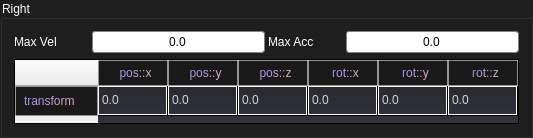
            <widget class="QGroupBox" name="right_bais_transform">
             <property name="sizePolicy">
              <sizepolicy hsizetype="Minimum" vsizetype="Preferred">
               <horstretch>0</horstretch>
               <verstretch>0</verstretch>
              </sizepolicy>
             </property>
             <property name="styleSheet">
              <string notr="true">QGroupBox{
	color:white;
	font: 12pt &quot;Sitka&quot;;
	background-color: rgb(30, 30, 30);    
}

</string>
             </property>
             <property name="title">
              <string>Right</string>
             </property>
             <layout class="QVBoxLayout" name="verticalLayout_8">
              <item>
               <layout class="QHBoxLayout" name="spline_val_config_layout_3" stretch="0,0">
                <property name="spacing">
                 <number>3</number>
                </property>
                <property name="sizeConstraint">
                 <enum>QLayout::SetNoConstraint</enum>
                </property>
                <item>
                 <layout class="QHBoxLayout" name="spline_vel_layout_3" stretch="0,0">
                  <property name="spacing">
                   <number>3</number>
                  </property>
                  <property name="sizeConstraint">
                   <enum>QLayout::SetNoConstraint</enum>
                  </property>
                  <item>
                   <widget class="QLabel" name="spline_vel_text_3">
                    <property name="minimumSize">
                     <size>
                      <width>75</width>
                      <height>0</height>
                     </size>
                    </property>
                    <property name="sizeIncrement">
                     <size>
                      <width>75</width>
                      <height>0</height>
                     </size>
                    </property>
                    <property name="styleSheet">
                     <string notr="true">QLabel{
	color:white;
	font: 12pt &quot;Sitka&quot;;
	background-color: rgb(30, 30, 30);
	border: none;
    border-radius: 0px;
}
</string>
                    </property>
                    <property name="text">
                     <string>Max Vel</string>
                    </property>
                   </widget>
                  </item>
                  <item>
                   <widget class="QLineEdit" name="sync_vel_val_right">
                    <property name="minimumSize">
                     <size>
                      <width>0</width>
                      <height>22</height>
                     </size>
                    </property>
                    <property name="styleSheet">
                     <string notr="true">QLineEdit{
font:  9pt &quot;Cascadia Code&quot;;
color: black;
background: qlineargradient(x1: 0, y1: 0, x2: 0, y2: 1,
                                 stop: 0 #E1E1E1, stop: 0.4 #DDDDDD,
                                 stop: 0.5 #D8D8D8, stop: 1.0 #D3D3D3);
border: 1px solid gray;
border-radius: 3px;
}</string>
                    </property>
                    <property name="text">
                     <string>0.0</string>
                    </property>
                    <property name="alignment">
                     <set>Qt::AlignCenter</set>
                    </property>
                   </widget>
                  </item>
                 </layout>
                </item>
                <item>
                 <layout class="QHBoxLayout" name="spline_acc_layout_3" stretch="0,0">
                  <property name="spacing">
                   <number>3</number>
                  </property>
                  <property name="sizeConstraint">
                   <enum>QLayout::SetNoConstraint</enum>
                  </property>
                  <item>
                   <widget class="QLabel" name="spline_acc_text_3">
                    <property name="minimumSize">
                     <size>
                      <width>75</width>
                      <height>0</height>
                     </size>
                    </property>
                    <property name="sizeIncrement">
                     <size>
                      <width>75</width>
                      <height>0</height>
                     </size>
                    </property>
                    <property name="styleSheet">
                     <string notr="true">QLabel{
	color:white;
	font: 12pt &quot;Sitka&quot;;
	background-color: rgb(30, 30, 30);
	border: none;
    border-radius: 0px;
}
</string>
                    </property>
                    <property name="text">
                     <string>Max Acc</string>
                    </property>
                   </widget>
                  </item>
                  <item>
                   <widget class="QLineEdit" name="sync_acc_val_right">
                    <property name="minimumSize">
                     <size>
                      <width>0</width>
                      <height>22</height>
                     </size>
                    </property>
                    <property name="styleSheet">
                     <string notr="true">QLineEdit{
font:  9pt &quot;Cascadia Code&quot;;
color: black;
background: qlineargradient(x1: 0, y1: 0, x2: 0, y2: 1,
                                 stop: 0 #E1E1E1, stop: 0.4 #DDDDDD,
                                 stop: 0.5 #D8D8D8, stop: 1.0 #D3D3D3);
border: 1px solid gray;
border-radius: 3px;
}</string>
                    </property>
                    <property name="text">
                     <string>0.0</string>
                    </property>
                    <property name="alignment">
                     <set>Qt::AlignCenter</set>
                    </property>
                   </widget>
                  </item>
                 </layout>
                </item>
               </layout>
              </item>
              <item>
               <widget class="QTableWidget" name="sync_bias_tbl_right">
                <property name="sizePolicy">
                 <sizepolicy hsizetype="Expanding" vsizetype="Fixed">
                  <horstretch>0</horstretch>
                  <verstretch>0</verstretch>
                 </sizepolicy>
                </property>
                <property name="minimumSize">
                 <size>
                  <width>505</width>
                  <height>65</height>
                 </size>
                </property>
                <property name="maximumSize">
                 <size>
                  <width>16777215</width>
                  <height>65</height>
                 </size>
                </property>
                <property name="styleSheet">
                 <string notr="true">QHeaderView::section{
	font: 12pt &quot;Sitka&quot;;
	color: qlineargradient(spread:pad, x1:0, y1:0, x2:1, y2:1, stop:0 rgba(125, 135, 255, 255), stop:1 rgba(255, 175, 175, 255));
	background-color: rgb(25, 25, 25);
	border: 1px ridge  rgba(155, 155, 155, 150);
	min-width:70px;
	padding: 3px 3px 3px 8px;
}
QTableView{	
	color: white;
	background-color: qlineargradient(spread:pad, x1:0, y1:0, x2:0, y2:1, stop:0 rgba(35, 35, 35, 255), stop:1 rgba(50, 50, 65, 255));
	
}

QTableView::item{
	font: 9pt &quot;微软雅黑&quot;;
	color: lightgrey;
	border:1px solid white;
	text-align:center center;
}

QTableView::item::hover{
	font: 9pt &quot;微软雅黑&quot;;
	background: qlineargradient(x1: 0, y1: 0, x2: 1, y2: 0, stop:1 #333377, stop: 0 #995599);
	text-align:right;
}

QTableView::item::selected {
	
	background: qlineargradient(x1: 0, y1: 0, x2: 1, y2: 0, stop:0 #559977, stop: 1 #224455);
	color: rgb(255, 230, 20);
}

QTreeView::item:selected:active{
	font: bold 12pt &quot;微软雅黑&quot;;
    background: qlineargradient(x1: 0, y1: 0, x2: 0, y2: 1, stop: 0 #6ea1f1, stop: 1 #567dbc);
}
</string>
                </property>
                <attribute name="horizontalHeaderMinimumSectionSize">
                 <number>50</number>
                </attribute>
                <attribute name="horizontalHeaderDefaultSectionSize">
                 <number>70</number>
                </attribute>
                <attribute name="verticalHeaderMinimumSectionSize">
                 <number>30</number>
                </attribute>
                <row>
                 <property name="text">
                  <string>transform</string>
                 </property>
                </row>
                <column>
                 <property name="text">
                  <string>pos::x</string>
                 </property>
                </column>
                <column>
                 <property name="text">
                  <string>pos::y</string>
                 </property>
                </column>
                <column>
                 <property name="text">
                  <string>pos::z</string>
                 </property>
                </column>
                <column>
                 <property name="text">
                  <string>rot::x</string>
                 </property>
                </column>
                <column>
                 <property name="text">
                  <string>rot::y</string>
                 </property>
                </column>
                <column>
                 <property name="text">
                  <string>rot::z</string>
                 </property>
                </column>
                <item row="0" column="0">
                 <property name="text">
                  <string>0.0</string>
                 </property>
                </item>
                <item row="0" column="1">
                 <property name="text">
                  <string>0.0</string>
                 </property>
                </item>
                <item row="0" column="2">
                 <property name="text">
                  <string>0.0</string>
                 </property>
                </item>
                <item row="0" column="3">
                 <property name="text">
                  <string>0.0</string>
                 </property>
                </item>
                <item row="0" column="4">
                 <property name="text">
                  <string>0.0</string>
                 </property>
                </item>
                <item row="0" column="5">
                 <property name="text">
                  <string>0.0</string>
                 </property>
                </item>
               </widget>
              </item>
             </layout>
            </widget>
